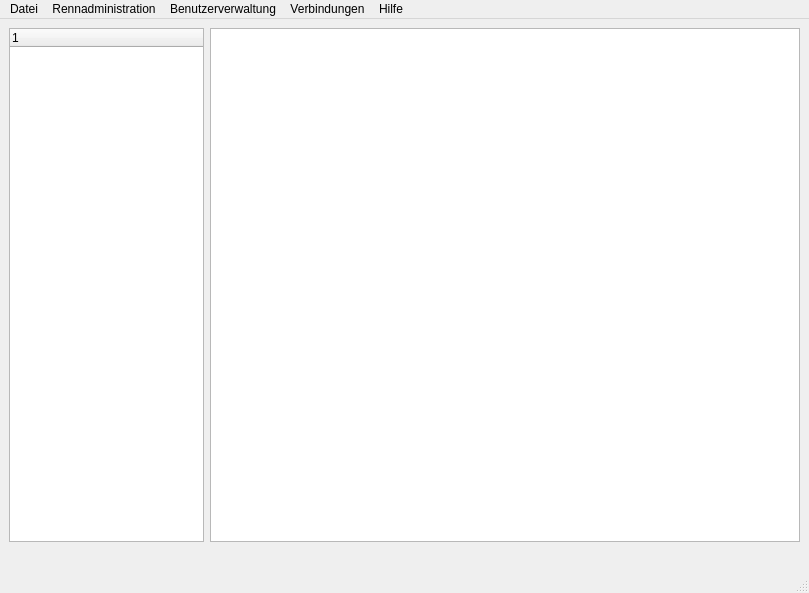
<ui version="4.0" >
 <class>BEO_TimingClass</class>
 <widget class="QMainWindow" name="BEO_TimingClass" >
  <property name="geometry" >
   <rect>
    <x>0</x>
    <y>0</y>
    <width>809</width>
    <height>593</height>
   </rect>
  </property>
  <property name="windowTitle" >
   <string>MainWindow</string>
  </property>
  <widget class="QWidget" name="centralwidget" >
   <layout class="QGridLayout" >
    <item row="0" column="0" >
     <layout class="QVBoxLayout" >
      <item>
       <widget class="QTreeWidget" name="RennenTreeWidget" >
        <column>
         <property name="text" >
          <string>1</string>
         </property>
        </column>
       </widget>
      </item>
      <item>
       <spacer>
        <property name="orientation" >
         <enum>Qt::Horizontal</enum>
        </property>
        <property name="sizeHint" >
         <size>
          <width>131</width>
          <height>20</height>
         </size>
        </property>
       </spacer>
      </item>
     </layout>
    </item>
    <item row="0" column="1" >
     <layout class="QVBoxLayout" >
      <item>
       <widget class="QTableView" name="RanglistenTableView" />
      </item>
      <item>
       <spacer>
        <property name="orientation" >
         <enum>Qt::Horizontal</enum>
        </property>
        <property name="sizeHint" >
         <size>
          <width>651</width>
          <height>20</height>
         </size>
        </property>
       </spacer>
      </item>
     </layout>
    </item>
   </layout>
  </widget>
  <widget class="QMenuBar" name="menubar" >
   <property name="geometry" >
    <rect>
     <x>0</x>
     <y>0</y>
     <width>809</width>
     <height>21</height>
    </rect>
   </property>
   <widget class="QMenu" name="menuDatei" >
    <property name="title" >
     <string>Datei</string>
    </property>
    <addaction name="actionAktualisieren" />
    <addaction name="actionExportieren_als_CSV" />
    <addaction name="separator" />
    <addaction name="actionBeenden" />
   </widget>
   <widget class="QMenu" name="menuRennadministration" >
    <property name="title" >
     <string>Rennadministration</string>
    </property>
    <addaction name="actionNeues_Rennen_erfassen" />
    <addaction name="actionEintrag_Editieren" />
    <addaction name="separator" />
    <addaction name="actionKonfiguration_erstellen" />
    <addaction name="actionLog_Datei_auslesen" />
    <addaction name="separator" />
    <addaction name="actionVerwaiste_Eintr_ge_entfernen" />
    <addaction name="actionDatenbank_optimieren" />
   </widget>
   <widget class="QMenu" name="menuHilfe" >
    <property name="title" >
     <string>Hilfe</string>
    </property>
    <addaction name="actionAbout" />
    <addaction name="actionAbout_Qt" />
   </widget>
   <widget class="QMenu" name="menuVerbindungen" >
    <property name="title" >
     <string>Verbindungen</string>
    </property>
    <addaction name="actionRFID_Leser_verbinden" />
    <addaction name="actionRFID_Leser" />
    <addaction name="actionDatenbank" />
    <addaction name="separator" />
    <addaction name="actionKarten_zur_cksetzen_unpers_nlich" />
    <addaction name="actionKarten_zur_cksetzen_pers_nlich" />
    <addaction name="separator" />
    <addaction name="actionNeue_Karten_initialisieren_unpers_nlich" />
    <addaction name="actionNeue_Karten_initialisieren_pers_nlich" />
   </widget>
   <widget class="QMenu" name="menuBenutzerverwaltung" >
    <property name="title" >
     <string>Benutzerverwaltung</string>
    </property>
    <addaction name="actionNeuer_Benutzer_erstellen_3" />
    <addaction name="actionBenutzerrechte_ndern" />
    <addaction name="actionPasswort_ndern" />
   </widget>
   <addaction name="menuDatei" />
   <addaction name="menuRennadministration" />
   <addaction name="menuBenutzerverwaltung" />
   <addaction name="menuVerbindungen" />
   <addaction name="menuHilfe" />
  </widget>
  <widget class="QStatusBar" name="statusbar" />
  <action name="actionAktualisieren" >
   <property name="icon" >
    <iconset resource="beo_timing.qrc" >:/images/reload.png</iconset>
   </property>
   <property name="text" >
    <string>Ansicht aktualisieren</string>
   </property>
  </action>
  <action name="actionBeenden" >
   <property name="icon" >
    <iconset resource="beo_timing.qrc" >:/images/beenden.png</iconset>
   </property>
   <property name="text" >
    <string>Beenden</string>
   </property>
  </action>
  <action name="actionNeues_Rennen_erfassen" >
   <property name="icon" >
    <iconset resource="beo_timing.qrc" >:/images/new.png</iconset>
   </property>
   <property name="text" >
    <string>Neues Rennen erfassen</string>
   </property>
  </action>
  <action name="actionAbout" >
   <property name="icon" >
    <iconset resource="beo_timing.qrc" >:/images/info.png</iconset>
   </property>
   <property name="text" >
    <string>About</string>
   </property>
  </action>
  <action name="actionEintrag_Editieren" >
   <property name="icon" >
    <iconset resource="beo_timing.qrc" >:/images/b_edit.png</iconset>
   </property>
   <property name="text" >
    <string>Eintrag Editieren</string>
   </property>
  </action>
  <action name="actionExportieren_als_CSV" >
   <property name="icon" >
    <iconset resource="beo_timing.qrc" >:/images/export.png</iconset>
   </property>
   <property name="text" >
    <string>Exportieren als CSV</string>
   </property>
  </action>
  <action name="actionPasswort_ndern" >
   <property name="icon" >
    <iconset resource="beo_timing.qrc" >:/images/pwd.png</iconset>
   </property>
   <property name="text" >
    <string>Passwort ändern</string>
   </property>
  </action>
  <action name="actionNeuer_Benutzer_erstellen" >
   <property name="text" >
    <string>Neuer Benutzer erstellen</string>
   </property>
  </action>
  <action name="actionNeuer_Benutzer_erstellen_2" >
   <property name="icon" >
    <iconset/>
   </property>
   <property name="text" >
    <string>Neuer Benutzer erstellen</string>
   </property>
  </action>
  <action name="actionKonfiguration_erstellen" >
   <property name="icon" >
    <iconset resource="beo_timing.qrc" >:/images/config.png</iconset>
   </property>
   <property name="text" >
    <string>Konfiguration erstellen</string>
   </property>
  </action>
  <action name="actionLog_Datei_auslesen" >
   <property name="icon" >
    <iconset resource="beo_timing.qrc" >:/images/log.png</iconset>
   </property>
   <property name="text" >
    <string>Log-Datei auslesen</string>
   </property>
  </action>
  <action name="actionBenutzerrechte_ndern" >
   <property name="text" >
    <string>Benutzerrechte ändern</string>
   </property>
  </action>
  <action name="actionRFID_Leser" >
   <property name="checkable" >
    <bool>true</bool>
   </property>
   <property name="checked" >
    <bool>true</bool>
   </property>
   <property name="icon" >
    <iconset resource="beo_timing.qrc" >:/images/icon16_t.bmp</iconset>
   </property>
   <property name="text" >
    <string>RFID-Leser Verbindung</string>
   </property>
  </action>
  <action name="actionDatenbank" >
   <property name="checkable" >
    <bool>true</bool>
   </property>
   <property name="checked" >
    <bool>true</bool>
   </property>
   <property name="enabled" >
    <bool>false</bool>
   </property>
   <property name="text" >
    <string>Datenbank</string>
   </property>
  </action>
  <action name="actionAbout_Qt" >
   <property name="icon" >
    <iconset resource="beo_timing.qrc" >:/images/qt.png</iconset>
   </property>
   <property name="text" >
    <string>About Qt</string>
   </property>
  </action>
  <action name="actionVerwaiste_Eintr_ge_entfernen" >
   <property name="icon" >
    <iconset resource="beo_timing.qrc" >:/images/papierkorb.png</iconset>
   </property>
   <property name="text" >
    <string>Verwaiste Einträge entfernen</string>
   </property>
  </action>
  <action name="actionDatenbank_optimieren" >
   <property name="icon" >
    <iconset resource="beo_timing.qrc" >:/images/optimieren.png</iconset>
   </property>
   <property name="text" >
    <string>Datenbank optimieren</string>
   </property>
  </action>
  <action name="actionNeuer_Benutzer_erstellen_3" >
   <property name="icon" >
    <iconset resource="beo_timing.qrc" >:/images/newuser.png</iconset>
   </property>
   <property name="text" >
    <string>Neuer Benutzer erstellen</string>
   </property>
  </action>
  <action name="actionRFID_Leser_verbinden" >
   <property name="text" >
    <string>RFID-Leser verbinden</string>
   </property>
  </action>
  <action name="actionKarten_zur_cksetzen_unpers_nlich" >
   <property name="checkable" >
    <bool>true</bool>
   </property>
   <property name="text" >
    <string>Karten zurücksetzen (unpersönlich)</string>
   </property>
  </action>
  <action name="actionKarten_zur_cksetzen_pers_nlich" >
   <property name="checkable" >
    <bool>true</bool>
   </property>
   <property name="text" >
    <string>Karten zurücksetzen (persönlich)</string>
   </property>
  </action>
  <action name="actionNeue_Karten_initialisieren_unpers_nlich" >
   <property name="checkable" >
    <bool>true</bool>
   </property>
   <property name="text" >
    <string>Neue Karten initialisieren (unpersönlich)</string>
   </property>
  </action>
  <action name="actionNeue_Karten_initialisieren_pers_nlich" >
   <property name="checkable" >
    <bool>true</bool>
   </property>
   <property name="text" >
    <string>Neue Karten initialisieren (persönlich)</string>
   </property>
  </action>
 </widget>
 <resources>
  <include location="beo_timing.qrc" />
 </resources>
 <connections/>
</ui>
